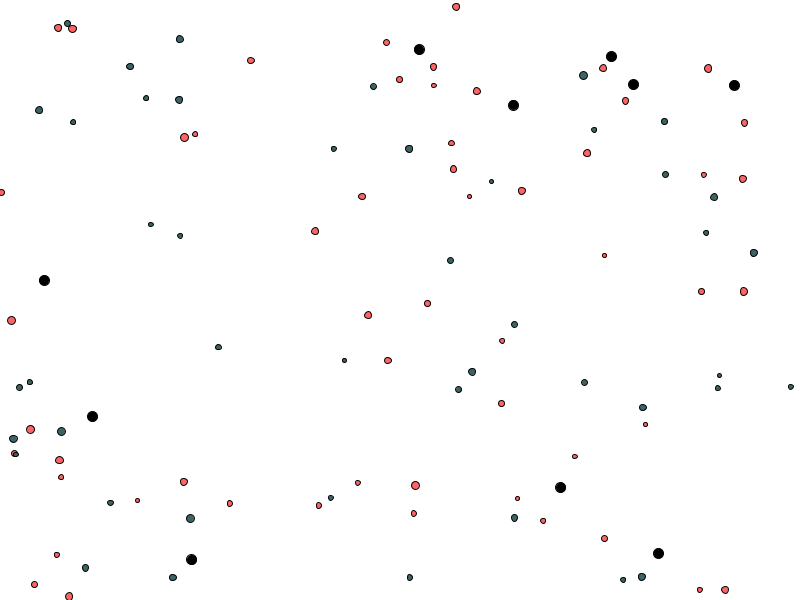
Frame 1 (no input)
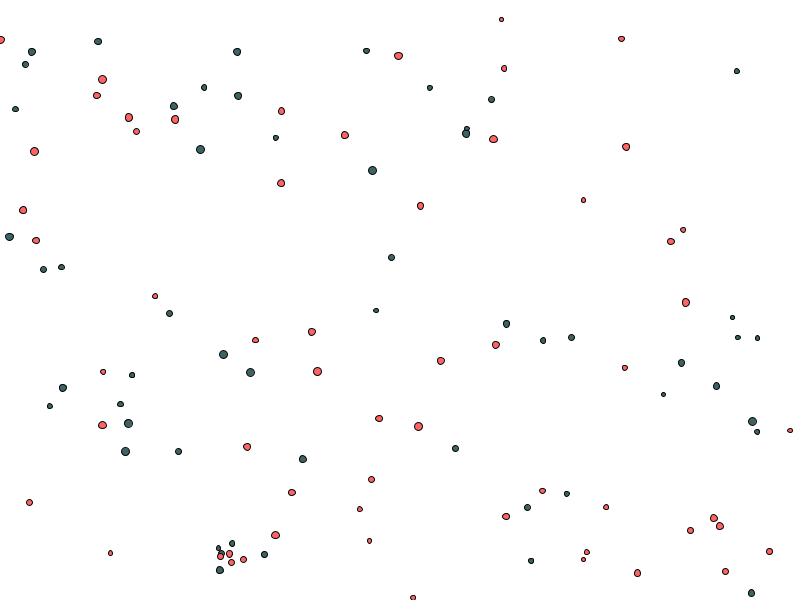
Frame 60 (the mouse pressed at the canvas centre just before this capture)
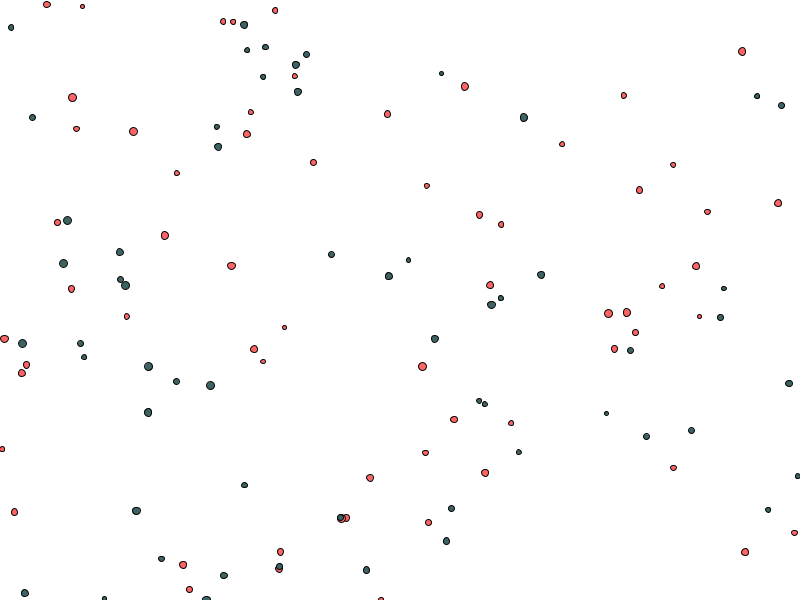
Frame 120 (the mouse held since frame 60 and released just before this capture)

The Processing sketch that drew these frames (run headless with seeded random() and noise(); from frame 60 on, the mouse is pressed at the canvas centre):

// Processing sketch: computacaoEvolucionaria
// ── computacaoEvolucionaria.pde
// Parâmetros da Simulação
int tamanhoDaPopulacao = 100;    // Tamanho da população
int geracao = 0;                // Contador de gerações
ArrayList<Organismo> populacao; // Lista de organismos
ArrayList<PVector> comida;      // Lista de recursos
int quantidadeRecursos = 10;   // Número de recursos no ambiente
int tempoDeVida = 1000;          // Duração de cada geração em frames
int contadorDeFrames = 0;       // Contador de frames

void setup() {
  size(800, 600);
  populacao = new ArrayList<Organismo>();
  comida = new ArrayList<PVector>();
  
  // Inicializa a população
  for (int i = 0; i < tamanhoDaPopulacao; i++) {
    float[] dna = new float[3];
    for(int k = 0; k < dna.length; k++) dna[k] = random(1);
    populacao.add(new Organismo(new PVector(random(width), random(height)), dna));
  }
  
  // Inicializa os recursos
  for (int i = 0; i < quantidadeRecursos; i++) {
    comida.add(new PVector(random(width), random(height)));
  }
}

void draw() {
  background(255);
  
  // Atualiza e desenha os recursos
  for (PVector r : comida) {
    fill(0);
    ellipse(r.x, r.y, 10, 10);
  }
  
  for (int i = populacao.size() - 1; i >= 0; i--) {
    Organismo o = populacao.get(i);
    o.procuraComida();
    o.atualiza();
    o.mostra();
    
    // Verifica se está morto
    if (o.morreu()) {
      populacao.remove(i);
    } else {
      // Tentativa de reprodução com outro organismo de sexo oposto
      for (int j = 0; j < populacao.size(); j++) {
        if (i != j) {
          Organismo outro = populacao.get(j);
          Organismo filho = o.reproduzir(outro);
          if (filho != null) {
            populacao.add(filho);
          }
        }
      }
    }
  }

  
  // Contador de frames para controlar as gerações
  contadorDeFrames++;
  if (contadorDeFrames >= tempoDeVida) {
    novaGeracao();
    contadorDeFrames = 0;
    geracao++;
  }
    
  surface.setTitle("Geração: " + geracao + " | " + "População: " + populacao.size() + " | " + "Recursos: " + comida.size());
}

void novaGeracao() {
  // Reabastece os recursos ao começar uma nova geração
  comida.clear();
  for (int i = 0; i < quantidadeRecursos; i++) {
    // Adiciona novos recursos em posições aleatórias
    comida.add(new PVector(random(width), random(height)));
  }

  // Se a população estiver muito pequena, adiciona novos organismos
  if (populacao.size() < 50) {
    for (int i = 0; i < 10; i++) {
      float[] dna = new float[3];
      for(int k = 0; k < dna.length; k++) dna[k] = random(1);
      populacao.add(new Organismo(new PVector(random(width), random(height)), dna));
    }
  }
}

// ── Organismo.pde
class Organismo {
  PVector posicao;
  PVector velocidade;
  float[] dna;
  float vida;    // Indica a aptidão (quanto mais saúde, melhor)
  float velocidadeMax;
  float percepcao; // Distância máxima para detectar recursos
  float tamanho;
  int sexo;      // 0 para masculino, 1 para feminino
  
  Organismo(PVector posicao, float[] dna) {
    this.posicao = posicao.copy();
    this.dna = dna;
    this.vida = 100;
    
    // Fenótipo derivado do genótipo (DNA)
    this.velocidadeMax = map(dna[0], 0, 1, 2, 5);
    this.percepcao = map(dna[1], 0, 1, 50, 200);
    this.tamanho = map(dna[2], 0, 1, 4, 8);
    this.velocidade = PVector.random2D();
    
    // Define o sexo com base no DNA (metade da população é de cada sexo)
    this.sexo = dna.length == 4 ? (dna[3] < 0.5 ? 0 : 1) : (random(1) < 0.5 ? 0 : 1);
  }
  
  void atualiza() {
    // Movimento simples
    posicao.add(velocidade);
    // Consume energia ao se mover
    vida -= velocidadeMax / 10.0;
    
    // Limites da tela
    if (posicao.x > width) posicao.x = 0;
    if (posicao.x < 0) posicao.x = width;
    if (posicao.y > height) posicao.y = 0;
    if (posicao.y < 0) posicao.y = height;
  }
  
  void procuraComida() {
    PVector maisProximo = null;
    float dist = Float.MAX_VALUE;
    
    for (PVector r : comida) {
      float d = PVector.dist(posicao, r);
      if (d < dist && d < percepcao) {
        dist = d;
        maisProximo = r;
      }
    }
    
    if (maisProximo != null) {
      PVector desejado = PVector.sub(maisProximo, posicao);
      desejado.setMag(velocidadeMax);
      
      PVector direcao = PVector.sub(desejado, velocidade);
      velocidade.add(direcao);
      
      // Se alcançar o recurso, consome-o
      if (dist < tamanho) {
        vida += 20;
        comida.remove(maisProximo);
      }
    }
  }
  
  Organismo reproduzir(Organismo outro) {
    // Reproduz se estiver próximo de um organismo de sexo oposto
    if (podeReproduzir(outro) && random(1) < 0.01 && vida > 50 && outro.vida > 50) {
      float[] novoDna = new float[4];
      
      // Combina o DNA dos dois organismos (metade de cada)
      for (int k = 0; k < novoDna.length - 1; k++) {
        novoDna[k] = random(1) < 0.5 ? this.dna[k] : outro.dna[k];
      }
      
      // O sexo do novo organismo é aleatório
      novoDna[3] = random(1);
  
      // Mutação genética
      for (int k = 0; k < novoDna.length; k++) {
        if (random(1) < 0.001) {
          novoDna[k] = constrain(novoDna[k] + random(-0.1, 0.1), 0, 1);
        }
      }
      
      vida -= 10; // O organismo perde um pouco de vida ao se reproduzir
      
      // Log de reprodução
      println("Reprodução! Organismo de sexo " + (sexo == 0 ? "macho" : "fêmea") +
              " e organismo de sexo " + (outro.sexo == 0 ? "macho" : "fêmea") +
              " geraram um novo organismo de sexo " + (novoDna[3] < 0.5 ? "macho" : "fêmea") +
              " com DNA: " + novoDna[0] + ", " + novoDna[1] + ", " + novoDna[2] + ", " + novoDna[3]);
      
      return new Organismo(posicao, novoDna);
    }
    return null;
  }

  
  boolean morreu() {
    return vida <= 0;
  }
  
  void mostra() {
    stroke(0);
    
    if (sexo == 0) {
      fill(60, 100, 100); // Azul (macho)
    } else {
      fill(300, 100, 100); // Rosa (fêmea)
    }
    
    ellipse(posicao.x, posicao.y, tamanho, tamanho);
  }

  
  color cor(float valor) {
    valor = constrain(valor, 0, 100);
    float matiz = map(valor, 0, 100, 0, 120);
    return color(matiz, 100, 100);
  }
  
  // Verifica a reprodução com outro organismo
  boolean podeReproduzir(Organismo outro) {
    return sexo != outro.sexo && PVector.dist(posicao, outro.posicao) < tamanho + outro.tamanho;
  }
}
